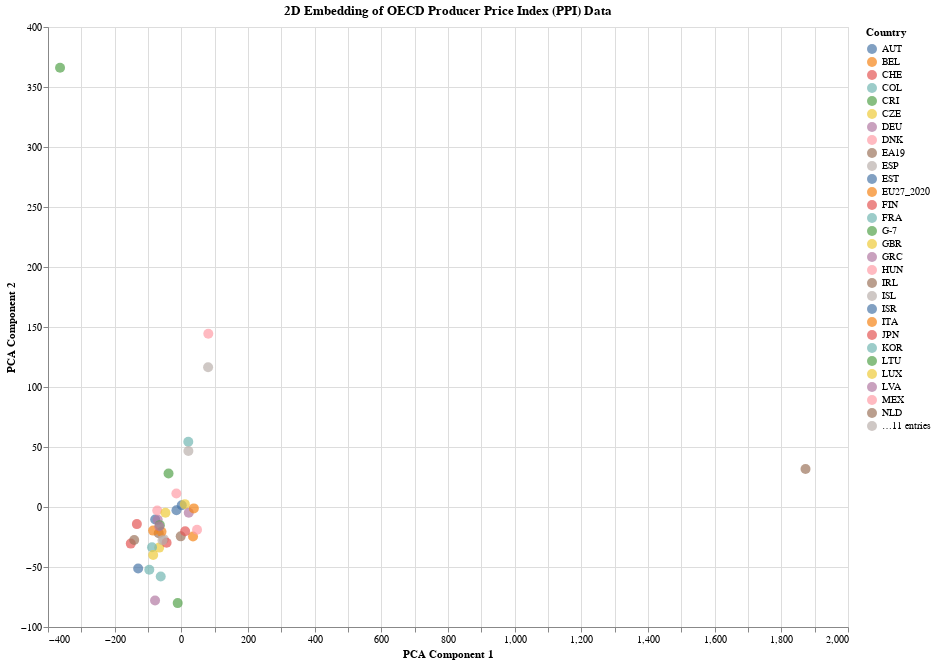

Notebook source saved alongside this figure:
### Markdown cell above
# Trying Without Scaling

### Code cell
pca = PCA(n_components=2)
pca_result = pca.fit_transform(data_wide)

pca_df = pd.DataFrame(pca_result, columns=['Component 1', 'Component 2'])
pca_df['Country'] = data_wide.index

scatter_plot = alt.Chart(pca_df).mark_circle(size=100).encode(
    x=alt.X('Component 1:Q', title='PCA Component 1'),
    y=alt.Y('Component 2:Q', title='PCA Component 2'),
    color=alt.Color('Country:N', title='Country'),
    tooltip=['Country']
).properties(
    width=800,
    height=600,
    title="2D Embedding of OECD Producer Price Index (PPI) Data"
)

scatter_plot

### Figure 1 — Vega-Lite specification as saved in the notebook (floating-point values rounded to 4 significant figures)
{"config": {"view": {"continuousWidth": 400, "continuousHeight": 300}}, "data": {"name": "data-1ff65bb71f5166ff582a262cd515bccc"}, "mark": {"type": "circle", "size": 100}, "encoding": {"color": {"field": "Country", "title": "Country", "type": "nominal"}, "tooltip": [{"field": "Country", "type": "nominal"}], "x": {"field": "Component 1", "title": "PCA Component 1", "type": "quantitative"}, "y": {"field": "Component 2", "title": "PCA Component 2", "type": "quantitative"}}, "height": 600, "title": "2D Embedding of OECD Producer Price Index (PPI) Data", "width": 800, "$schema": "https://vega.github.io/schema/vega-lite/v4.17.0.json", "datasets": {"data-1ff65bb71f5166ff582a262cd515bccc": [{"Component 1": -78.44, "Component 2": -10.43, "Country": "AUT"}, {"Component 1": 35.07, "Component 2": -24.65, "Country": "BEL"}, {"Component 1": -151.7, "Component 2": -30.51, "Country": "CHE"}, {"Component 1": 20.88, "Component 2": 54.42, "Country": "COL"}, {"Component 1": -38.37, "Component 2": 27.99, "Country": "CRI"}, {"Component 1": -66.46, "Component 2": -33.83, "Country": "CZE"}, {"Component 1": -70.88, "Component 2": -10.71, "Country": "DEU"}, {"Component 1": -72.26, "Component 2": -2.978, "Country": "DNK"}, {"Component 1": -67.83, "Component 2": -21.82, "Country": "EA19"}, {"Component 1": -52.38, "Component 2": -26.92, "Country": "ESP"}, {"Component 1": 1.213, "Component 2": 1.442, "Country": "EST"}, {"Component 1": -59.49, "Component 2": -20.64, "Country": "EU27_2020"}, {"Component 1": -44.19, "Component 2": -29.81, "Country": "FIN"}, {"Component 1": -88.0, "Component 2": -33.48, "Country": "FRA"}, {"Component 1": -64.46, "Component 2": -15.11, "Country": "G-7"}, {"Component 1": -47.61, "Component 2": -4.772, "Country": "GBR"}, {"Component 1": -78.82, "Component 2": -77.92, "Country": "GRC"}, {"Component 1": 47.11, "Component 2": -18.95, "Country": "HUN"}, {"Component 1": -141.4, "Component 2": -27.46, "Country": "IRL"}, {"Component 1": -56.44, "Component 2": -27.71, "Country": "ISL"}, {"Component 1": -129.6, "Component 2": -51.32, "Country": "ISR"}, {"Component 1": -84.59, "Component 2": -19.67, "Country": "ITA"}, {"Component 1": -133.4, "Component 2": -14.26, "Country": "JPN"}, {"Component 1": -96.09, "Component 2": -52.3, "Country": "KOR"}, {"Component 1": -10.96, "Component 2": -80.09, "Country": "LTU"}, {"Component 1": 10.51, "Component 2": 2.378, "Country": "LUX"}, {"Component 1": 22.24, "Component 2": -4.847, "Country": "LVA"}, {"Component 1": 80.93, "Component 2": 144.3, "Country": "MEX"}, {"Component 1": -1.812, "Component 2": -24.45, "Country": "NLD"}, {"Component 1": 21.15, "Component 2": 46.69, "Country": "NOR"}, {"Component 1": -14.7, "Component 2": -2.656, "Country": "OECD"}, {"Component 1": 37.52, "Component 2": -1.168, "Country": "OECDE"}, {"Component 1": 11.43, "Component 2": -20.21, "Country": "POL"}, {"Component 1": -61.77, "Component 2": -57.97, "Country": "PRT"}, {"Component 1": -363.9, "Component 2": 366.0, "Country": "RUS"}, {"Component 1": -84.45, "Component 2": -39.99, "Country": "SVK"}, {"Component 1": -66.13, "Component 2": -15.98, "Country": "SVN"}, {"Component 1": -14.9, "Component 2": 11.24, "Country": "SWE"}, {"Component 1": 1873.0, "Component 2": 31.69, "Country": "TUR"}, {"Component 1": 80.27, "Component 2": 116.4, "Country": "ZAF"}]}}
